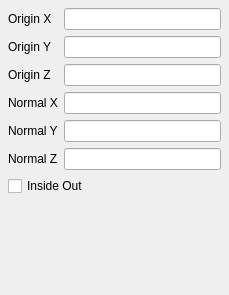
<ui version="4.0" >
 <author></author>
 <comment></comment>
 <exportmacro></exportmacro>
 <class>Form</class>
 <widget class="QWidget" name="Form" >
  <property name="geometry" >
   <rect>
    <x>0</x>
    <y>0</y>
    <width>229</width>
    <height>295</height>
   </rect>
  </property>
  <property name="windowTitle" >
   <string>Form</string>
  </property>
  <layout class="QGridLayout" >
   <property name="margin" >
    <number>8</number>
   </property>
   <property name="spacing" >
    <number>6</number>
   </property>
   <item row="5" column="0" >
    <widget class="QLabel" name="label_5" >
     <property name="text" >
      <string>Origin Z</string>
     </property>
    </widget>
   </item>
   <item row="9" column="0" colspan="2" >
    <widget class="QCheckBox" name="InsideOut" >
     <property name="layoutDirection" >
      <enum>Qt::LeftToRight</enum>
     </property>
     <property name="text" >
      <string>Inside Out</string>
     </property>
    </widget>
   </item>
   <item row="4" column="0" >
    <widget class="QLabel" name="label_4" >
     <property name="text" >
      <string>Origin Y</string>
     </property>
    </widget>
   </item>
   <item row="5" column="1" >
    <widget class="QLineEdit" name="originZ" />
   </item>
   <item row="6" column="0" >
    <widget class="QLabel" name="label" >
     <property name="text" >
      <string>Normal X</string>
     </property>
    </widget>
   </item>
   <item row="10" column="0" colspan="2" >
    <spacer>
     <property name="orientation" >
      <enum>Qt::Vertical</enum>
     </property>
     <property name="sizeHint" >
      <size>
       <width>20</width>
       <height>40</height>
      </size>
     </property>
    </spacer>
   </item>
   <item row="3" column="1" >
    <widget class="QLineEdit" name="originX" />
   </item>
   <item row="4" column="1" >
    <widget class="QLineEdit" name="originY" />
   </item>
   <item row="7" column="0" >
    <widget class="QLabel" name="label_2" >
     <property name="text" >
      <string>Normal Y</string>
     </property>
    </widget>
   </item>
   <item row="3" column="0" >
    <widget class="QLabel" name="label_3" >
     <property name="text" >
      <string>Origin X</string>
     </property>
    </widget>
   </item>
   <item row="8" column="0" >
    <widget class="QLabel" name="label_6" >
     <property name="text" >
      <string>Normal Z</string>
     </property>
    </widget>
   </item>
   <item row="6" column="1" >
    <widget class="QLineEdit" name="normalX" />
   </item>
   <item row="7" column="1" >
    <widget class="QLineEdit" name="normalY" />
   </item>
   <item row="8" column="1" >
    <widget class="QLineEdit" name="normalZ" />
   </item>
  </layout>
 </widget>
 <pixmapfunction></pixmapfunction>
 <resources/>
 <connections/>
</ui>
